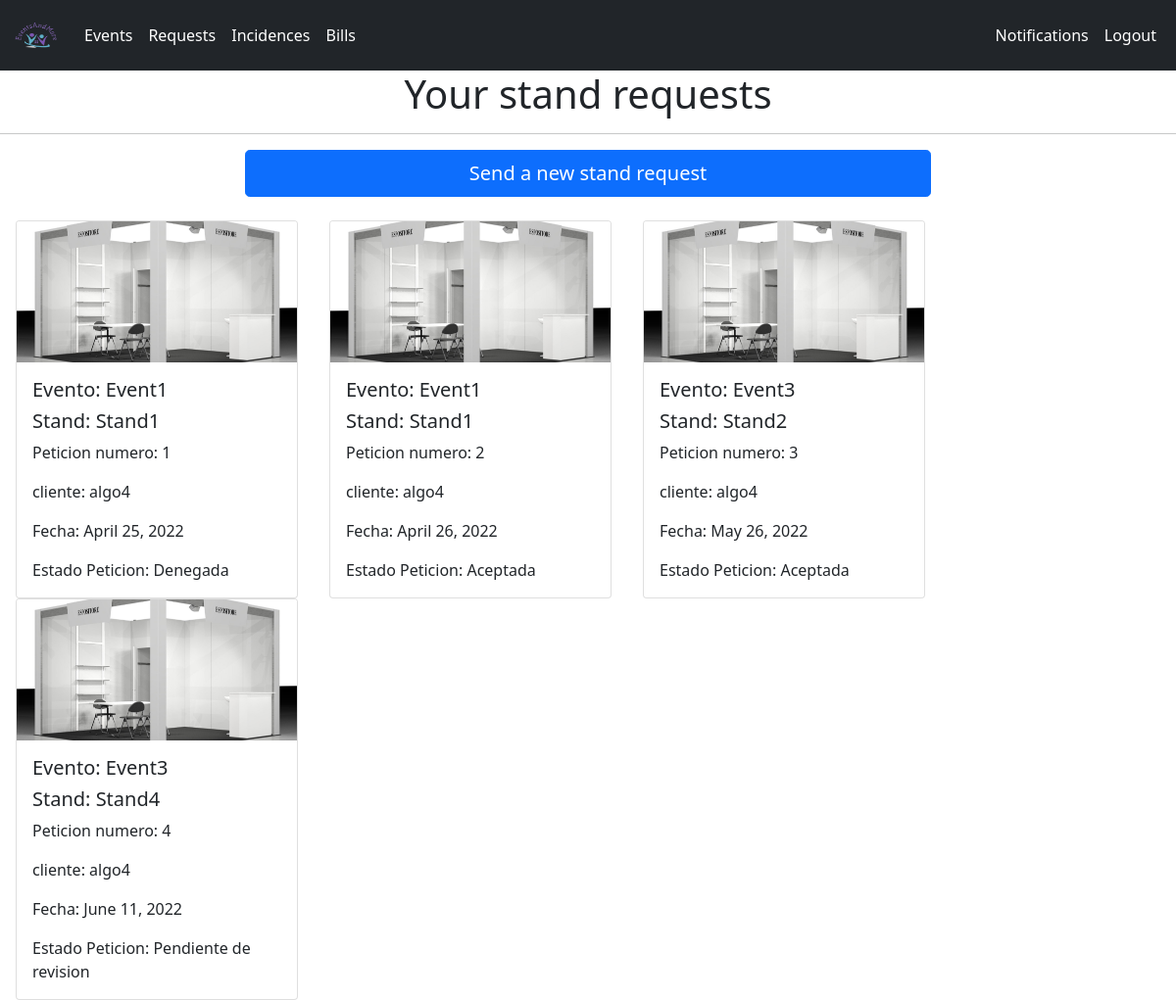
Page /request/ (signed in) on the earlier database version.
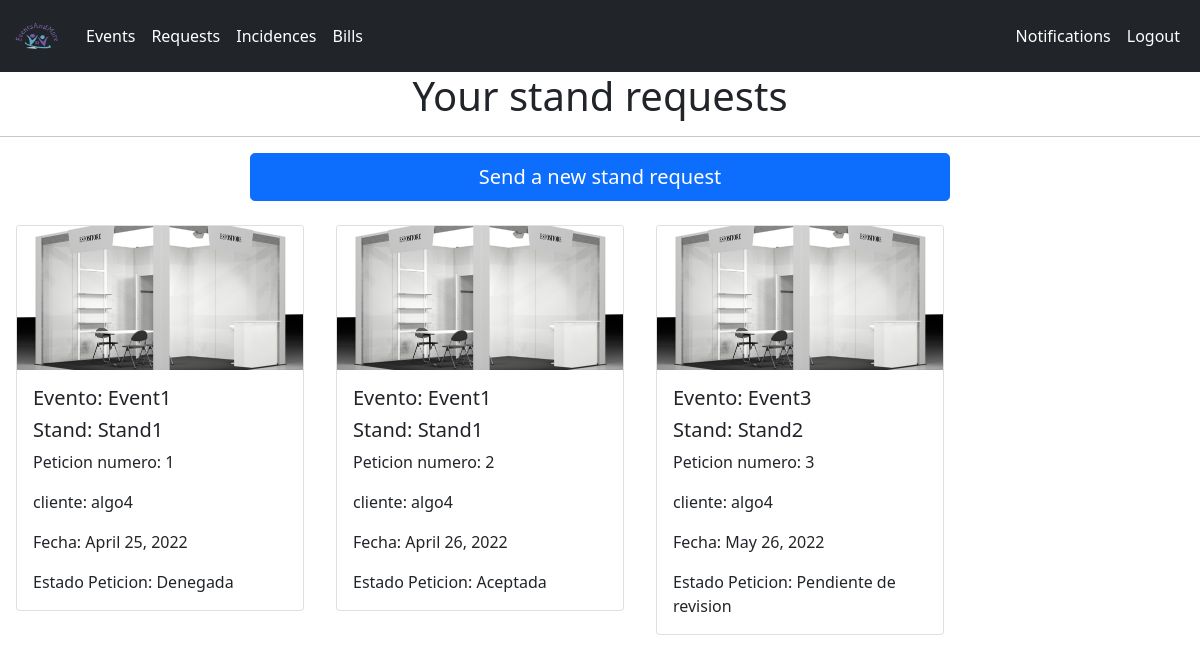
Same page on the later database version.
### EventsAndMore/models.py (models this page shows)
class PeticionStand(models.Model):
    id = models.AutoField(primary_key=True)
    idStand = models.ForeignKey(Stand, on_delete=models.CASCADE)
    clientUsername = models.ForeignKey(Cliente, on_delete=models.CASCADE)
    gestorUsername = models.ForeignKey(Gestor, on_delete=models.CASCADE, blank=True, null=True)
    idEvento = models.ForeignKey(Event, default=1, on_delete=models.CASCADE)
    fecha = models.DateField(default=date.today, blank=False, null=False)
    concedido = models.BooleanField(default=False)
    revisado = models.BooleanField(default=False)

class Event(models.Model):
    id = models.AutoField(primary_key=True)
    nombre = models.CharField(max_length=50, blank=False, null=False)
    descripcion = models.CharField(max_length=200, blank=False, null=False)
    fecha_ini = models.DateField(default=date.today)
    fecha_fin = models.DateField(default=date.today)
    def __str__(self):
        return str(self.nombre)

class Stand(models.Model):
    id = models.AutoField(primary_key=True)
    idEvento = models.ForeignKey(Event, on_delete=models.CASCADE)
    occupied = models.BooleanField(blank=False, null=False)
    description = models.CharField(max_length=200, blank=False, null=False)
    price = models.FloatField(default=0)
    def __str__(self):
        return str(self.description)

class Cliente(models.Model):  # WebUser
    User = models.OneToOneField(WebUser, on_delete=models.CASCADE, primary_key=True)
    CIF = models.CharField(unique=True, max_length=9)
    Payment_details = models.TextField(max_length=200, blank=True, null=True)
    def __str__(self):
        return str(self.User)

class WebUser(AbstractUser):
    is_client = models.BooleanField(default=False)
    is_visitor = models.BooleanField(default=False)
    is_gestor = models.BooleanField(default=False)
    is_deptAdditionalServ = models.BooleanField(default=False)
    is_organizer = models.BooleanField(default=False)
    is_deptManagement = models.BooleanField(default=False)

### EventsAndMore/views.py (the view)
# urls.py: path('request/', RequestView, name='request'),
def RequestView(request):
    if request.user.is_client:
        peticiones = PeticionStand.objects.all()
        arr_peticiones = []
        for peticion in peticiones:
            if peticion.clientUsername == Cliente.objects.get(User=request.user):
                if peticion.concedido is True and peticion.revisado is True:
                    peticion.estado_peticion = 'Aceptada'
                elif peticion.revisado is True and peticion.concedido is False:
                    peticion.estado_peticion = 'Denegada'
                else:
                    peticion.estado_peticion = 'Pendiente de revision'
                arr_peticiones.append(peticion)
        dictionary = {'peticiones': arr_peticiones}
        return render(request, 'request.html', dictionary)
    else:
        print("Error el user no es un cliente")
        return redirect('/')

### templates/request.html (shortened to what this page needs)
{% extends 'base.html' %}
{% block content %}
    <head>
    </head>
<h1 style="text-align:center">Your stand requests</h1>
    <hr>
    <div style="text-align: center">
        <a class="btn btn-lg btn-primary" style="width:700px; margin-inline: auto" href="{% url 'peticion_stand_cliente' %}" role="button">Send a new stand request</a>
    </div>
    <div>
        {% for peticion in peticiones %}
            <div class="margins" style="float: left;margin: 0 1em 0 1em;">
                <div class="card" style="width: 18rem;">
                    <img src="../static/images/stand_ejemplo.jpeg" class="card-img-top" alt="">
                    <div class="card-body">
                        <h5 class="card-title">Evento: {{ peticion.idEvento }}</h5>
                        <h5 class="card-title">Stand: {{ peticion.idStand }}</h5>
                        <p class="card-text">Peticion numero: {{ peticion.id }}</p>
                        <p class="card-text">cliente: {{ peticion.clientUsername }} </p>
                        <p class="card-text">Fecha: {{ peticion.fecha }}</p>
                        <p class="card-text">Estado Peticion: {{ peticion.estado_peticion }}</p>
                    </div>
                </div>
            </div>
        {% endfor %}
    </div>
{% endblock %}

### templates/base.html (shortened to what this page needs)
{% load static %}
<head>
    <link href="{% static 'css/bootstrap.min.css' %}" rel="stylesheet">
    <link rel="stylesheet" href="https://code.jquery.com/ui/1.12.1/themes/smoothness/jquery-ui.css"/>
</head>
<nav class="navbar navbar-expand-lg navbar-dark bg-dark">
    <div class="container-fluid">
        <a class="navbar-brand" href="{% url 'home' %}">
            <img src="../static/images/unknown.png" alt="" width="50" height="30">
        </a>
        <div class="collapse navbar-collapse" id="navbarText">
            <ul class="navbar-nav me-auto mb-2 mb-lg-0">
                <li class="nav-item">
                    <a class="nav-link active" aria-current="page" href="{% url 'events' %}">
                        Events
                    </a>
                </li>
                {% if user.is_client %}
                    <li>
                        <a class="nav-link active" aria-current="page" href="{% url 'select_request' %}">
                            Requests
                        </a>
                    </li>
                    <li>
                        <a class="nav-link active" aria-current="page" href="{% url 'select_incidences' %}">
                            Incidences
                        </a>
                    </li>
                    <li>
                        <a class="nav-link active" aria-current="page" href="{% url 'clientBills' %}">
                            Bills
                        </a>
                    </li>
                {% endif %}
            </ul>
            <span class="navbar-text">
        <ul class="navbar-nav me-auto mb-2 mb-lg-0">
          {% if user.is_authenticated %}
              <li class="nav-item">
            <a class="nav-link active" aria-current="page" href="#">
              Notifications
            </a>
          </li>
              <li class="nav-item">
              <a class="nav-link active" aria-current="page" href="{% url 'logout' %}">
                Logout
              </a>
            </li>
          {% endif %}
      </ul>
      </span>
        </div>
    </div>
</nav>
{% block content %}
{% endblock %}

Differences in the rows shown:
no longer on this page (row edited): PeticionStand: idEvento "Event3", idStand "Stand4", id "4", clientUsername "algo4", fecha "June 11, 2022", estado_peticion "Pendiente de revision"
changed PeticionStand "Event3": estado_peticion "Aceptada" → "Pendiente de revision"
